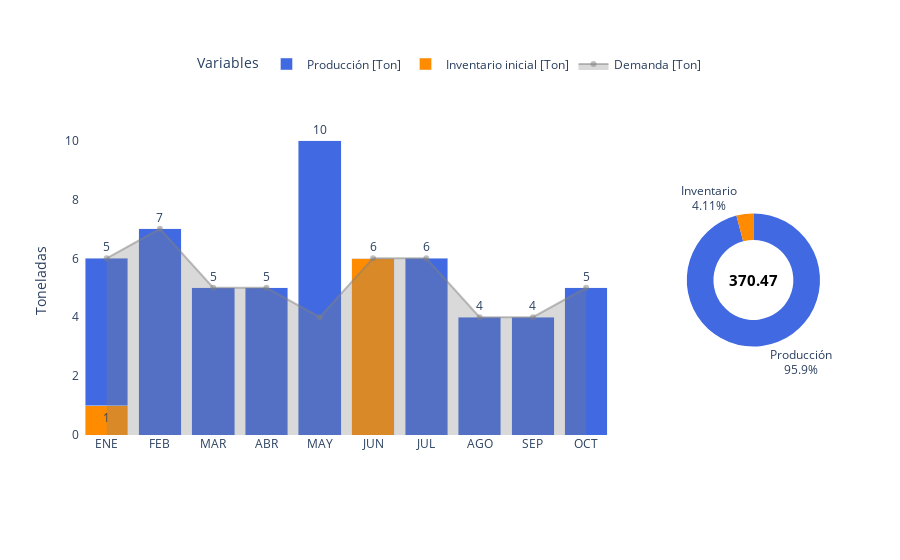

Source (notebook cell):
### Markdown cell above
### Policy Iteration

```text
# Alterna evaluación y mejora hasta que la política se estabiliza
# Entradas:
#   S, A(s), p(s',r|s,a), γ, θ
# Salidas:
#   π*  : política óptima
#   V*  : función de valor óptima
# -------------------------------------------

# 1. Inicialización
π(s) ← acción cualquiera  para todo s ∈ S
V(s) ← 0

bucle:
    # 2. Evaluar la política actual π  (igual que el bloque anterior)
    repetir
        Δ ← 0
        para cada s ∈ S:
            v ← V(s)
            a ← π(s)
            V(s) ← Σ_{s',r} p(s',r | s,a) · [ r + γ · V(s') ]
            Δ ← max(Δ, |v − V(s)|)
    hasta que Δ < θ

    # 3. Mejorar la política
    policy_stable ← true
    para cada s ∈ S:
        old ← π(s)
        π(s) ← argmax_a Σ_{s',r} p(s',r | s,a) · [ r + γ · V(s') ]
        si old ≠ π(s):
            policy_stable ← false

    si policy_stable:
        break

return π, V

```

### Code cell
# ----- DESDE ACÁ EN ADELANTE, NO TOQUE EL CÓDIGO DE ESTÁ CELDA.

# . Correr
t0 = time.perf_counter()
star_policy, V_star = policy_iteration(env, policy)
elapsed = time.perf_counter() - t0

# . Reportar
obj_dp, costos_prod, costos_inv, produccion, inventario, trayecto = env.report_from_policy(star_policy)
plot_plan_produccion(M, d, produccion, inventario, sum(costos_prod), sum(costos_inv), obj_dp)

# . Almacenar resultados
resultados.append({
    "Método"             : "Policy iteration",
    "Costo Total"        : obj_dp,
    "Costo producir"     : sum(costos_prod),
    "Costo inventario"   : sum(costos_inv),
    "Ton pedidas (total)": sum(produccion),
    "Inventario(total)"  : sum(inventario),
    "Tiempo (s)"         : elapsed
})

### Figure 1 — Plotly figure (JSON) as saved in the notebook; plotly's stock layout.template omitted (floating-point values rounded to 4 significant figures)
{"data": [{"fill": "tozeroy", "fillcolor": "rgba(128,128,128,0.3)", "line": {"color": "rgba(128,128,128,0.5)"}, "name": "Demanda [Ton]", "type": "scatter", "x": ["ENE", "FEB", "MAR", "ABR", "MAY", "JUN", "JUL", "AGO", "SEP", "OCT"], "xaxis": "x", "y": [6, 7, 5, 5, 4, 6, 6, 4, 4, 5], "yaxis": "y"}, {"marker": {"color": "darkorange"}, "name": "Inventario inicial [Ton]", "text": ["1", "", "", "", "", "6", "", "", "", ""], "textposition": "outside", "type": "bar", "x": ["ENE", "FEB", "MAR", "ABR", "MAY", "JUN", "JUL", "AGO", "SEP", "OCT"], "xaxis": "x", "y": [1, 0, 0, 0, 0, 6, 0, 0, 0, 0], "yaxis": "y"}, {"marker": {"color": "royalblue"}, "name": "Producción [Ton]", "text": ["5", "7", "5", "5", "10", "", "6", "4", "4", "5"], "textposition": "outside", "type": "bar", "x": ["ENE", "FEB", "MAR", "ABR", "MAY", "JUN", "JUL", "AGO", "SEP", "OCT"], "xaxis": "x", "y": [5, 7, 5, 5, 10, 0, 6, 4, 4, 5], "yaxis": "y"}, {"domain": {"x": [0.82, 1], "y": [0, 1]}, "hole": 0.6, "labels": ["Producción", "Inventario"], "marker": {"colors": ["royalblue", "darkorange"]}, "showlegend": false, "textinfo": "label+percent", "textposition": "outside", "type": "pie", "values": [355.2, 15.24]}], "layout": {"annotations": [{"font": {"color": "black", "size": 15}, "showarrow": false, "text": "<b>370.47</b>", "x": 0.91, "xanchor": "center", "xref": "paper", "y": 0.5, "yanchor": "middle", "yref": "paper"}], "barmode": "stack", "legend": {"orientation": "h", "title": {"text": "Variables"}, "x": 0.5, "xanchor": "center", "y": 1.15, "yanchor": "bottom"}, "paper_bgcolor": "white", "plot_bgcolor": "white", "xaxis": {"anchor": "y", "domain": [0, 0.72]}, "yaxis": {"anchor": "x", "domain": [0, 1], "title": {"text": "Toneladas"}}}}
